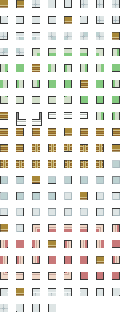
#> input picture floor-walls.png, 128 x 320 px
$ python script.py .
#> lines starting #> are read from the running program, lines starting #| are printed output that depends on the picture
#!/usr/bin/env python3

import os
import math
from PIL import Image
import argparse

def calculate_grid_size(width, height, grid_size=16):
    """Calculate how many grid cells a sprite needs."""
    grid_width = math.ceil(width / grid_size)
    grid_height = math.ceil(height / grid_size)
    return grid_width, grid_height

def find_position_in_grid(occupied_grid, sprite_grid_width, sprite_grid_height, max_columns):
    """Find the next available position in the grid for a sprite."""
    max_rows = len(occupied_grid)

    for row in range(max_rows):
        for col in range(max_columns - sprite_grid_width + 1):
            # Check if this position and required cells are free
            can_place = True
            for r in range(sprite_grid_height):
                for c in range(sprite_grid_width):
                    if row + r >= max_rows:
                        # Need to expand grid
                        return row, col, True
                    if occupied_grid[row + r][col + c]:
                        can_place = False
                        break
                if not can_place:
                    break

            if can_place:
                return row, col, False

    # If we get here, we need a new row
    return max_rows, 0, True

def mark_occupied(occupied_grid, row, col, sprite_grid_width, sprite_grid_height):
    """Mark grid cells as occupied by a sprite."""
    # Expand grid if necessary
    while len(occupied_grid) < row + sprite_grid_height:
        occupied_grid.append([False] * len(occupied_grid[0]) if occupied_grid else [False] * 20)

    for r in range(sprite_grid_height):
        for c in range(sprite_grid_width):
            occupied_grid[row + r][col + c] = True

def create_sprite_sheet(input_folder, output_path="sprite_sheet.png", grid_size=16, max_columns=None):
    """
    Create a sprite sheet from PNG files, aligned to a grid while preserving original dimensions.

    Args:
        input_folder (str): Path to folder containing PNG sprites
        output_path (str): Output path for the sprite sheet
        grid_size (int): Grid alignment size (default: 16x16)
        max_columns (int): Maximum columns in grid units (auto-calculated if None)
    """
#> called with input_folder = '.', output_path = 'sprite_sheet.png', grid_size = 16

    # Get all PNG files from the input folder
    png_files = []
    for filename in os.listdir(input_folder):
        if filename.lower().endswith('.png'):
            png_files.append(os.path.join(input_folder, filename))

    if not png_files:
        print(f"No PNG files found in {input_folder}")
        return

    # Sort files for consistent ordering
    png_files.sort()

    print(f"Found {len(png_files)} PNG files")

    # Load all images and calculate their grid requirements
    sprites_data = []
    max_sprite_grid_width = 0

    for png_file in png_files:
        try:
            img = Image.open(png_file)
#> img is the input picture: PIL image 128x320 RGBA; mean R, G, B, A 41.4, 40.4, 35.3, 62.3
            # Convert to RGBA if not already
            if img.mode != 'RGBA':
                img = img.convert('RGBA')

            width, height = img.size
#> width = 128; height = 320
            grid_width, grid_height = calculate_grid_size(width, height, grid_size)
#> grid_width = 8; grid_height = 20

            sprites_data.append({
                'image': img,
                'filename': os.path.basename(png_file),
                'original_size': (width, height),
                'grid_size': (grid_width, grid_height)
            })

            max_sprite_grid_width = max(max_sprite_grid_width, grid_width)
#> max_sprite_grid_width = 8

            print(f"Loaded: {os.path.basename(png_file)} ({width}x{height}px, needs {grid_width}x{grid_height} grid cells)")
#| Loaded: floor-walls.png (128x320px, needs 8x20 grid cells)

        except Exception as e:
            print(f"Error loading {png_file}: {e}")

    if not sprites_data:
        print("No valid sprites loaded")
        return

    # Calculate grid layout
    if max_columns is None:
        # Auto-calculate columns based on largest sprite and reasonable sheet width
        max_columns = max(8, max_sprite_grid_width * 4)  # At least 8 columns or 4x the widest sprite
#> max_columns = 32

    print(f"Using grid: {max_columns} columns maximum, {grid_size}x{grid_size} pixel cells")
#| Using grid: 32 columns maximum, 16x16 pixel cells

    # Place sprites in the grid
    occupied_grid = [[False] * max_columns]  # Start with one row
    sprite_positions = []

    for sprite_data in sprites_data:
        grid_width, grid_height = sprite_data['grid_size']

        # Find position for this sprite
        row, col, need_expand = find_position_in_grid(occupied_grid, grid_width, grid_height, max_columns)

        if need_expand:
            # Expand grid vertically
            while len(occupied_grid) < row + grid_height:
                occupied_grid.append([False] * max_columns)

        # Mark cells as occupied
        mark_occupied(occupied_grid, row, col, grid_width, grid_height)

        # Calculate pixel position
        pixel_x = col * grid_size
        pixel_y = row * grid_size

        sprite_positions.append({
            'sprite': sprite_data,
            'grid_pos': (row, col),
            'pixel_pos': (pixel_x, pixel_y)
        })
#> this loop made 1 pass
#> (grid_width, grid_height, max_rows in find_position_in_grid, row, col, need_expand, pixel_x, pixel_y) on pass 1: (8, 20, 1, 0, 0, True, 0, 0)
#> after the loop, occupied_grid = 20 items; sprite_positions = 1 item

    # Calculate final sheet dimensions
    sheet_grid_height = len(occupied_grid)
#> sheet_grid_height = 20
    sheet_width = max_columns * grid_size
#> sheet_width = 512
    sheet_height = sheet_grid_height * grid_size
#> sheet_height = 320

    print(f"Final sprite sheet: {max_columns}x{sheet_grid_height} grid cells ({sheet_width}x{sheet_height} pixels)")
#| Final sprite sheet: 32x20 grid cells (512x320 pixels)

    # Create the sprite sheet
    sprite_sheet = Image.new('RGBA', (sheet_width, sheet_height), (0, 0, 0, 0))
#> sprite_sheet: PIL image 512x320 RGBA; every value is 0

    # Place sprites on the sheet
    for pos_data in sprite_positions:
        sprite = pos_data['sprite']['image']
        x, y = pos_data['pixel_pos']
        sprite_sheet.paste(sprite, (x, y), sprite)  # Use sprite as mask for alpha blending

        filename = pos_data['sprite']['filename']
        grid_row, grid_col = pos_data['grid_pos']
        print(f"Placed {filename} at grid ({grid_col}, {grid_row}) -> pixels ({x}, {y})")
#> this loop made 1 pass
#> (x, y, filename, grid_row, grid_col) on pass 1: (0, 0, 'floor-walls.png', 0, 0)
#| Placed floor-walls.png at grid (0, 0) -> pixels (0, 0)
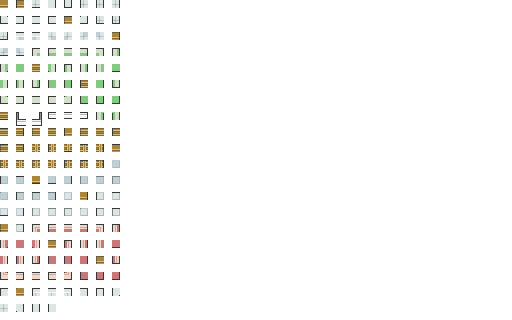
#> sprite_sheet: PIL image 512x320 RGBA; mean R, G, B, A 10.4, 10.1, 8.8, 15.6; transparent parts drawn white

    # Save the sprite sheet
    sprite_sheet.save(output_path)
    print(f"Sprite sheet saved as: {output_path}")

    # Generate metadata file
    metadata_path = output_path.replace('.png', '_metadata.txt')
    with open(metadata_path, 'w') as f:
        f.write(f"Sprite Sheet Metadata\n")
        f.write(f"=====================\n")
        f.write(f"Grid Cell Size: {grid_size}x{grid_size}\n")
        f.write(f"Grid Dimensions: {max_columns}x{sheet_grid_height} cells\n")
        f.write(f"Sheet Size: {sheet_width}x{sheet_height} pixels\n")
        f.write(f"Total Sprites: {len(sprites_data)}\n\n")
        f.write(f"Sprite Mapping:\n")
        f.write(f"---------------\n")
        f.write(f"{'Filename':<25} {'Original Size':<15} {'Grid Cells':<12} {'Grid Pos':<12} {'Pixel Pos':<12}\n")
        f.write(f"{'-'*25} {'-'*15} {'-'*12} {'-'*12} {'-'*12}\n")

        for i, pos_data in enumerate(sprite_positions):
            sprite_data = pos_data['sprite']
            filename = sprite_data['filename']
            orig_w, orig_h = sprite_data['original_size']
            grid_w, grid_h = sprite_data['grid_size']
            grid_row, grid_col = pos_data['grid_pos']
            pixel_x, pixel_y = pos_data['pixel_pos']

            f.write(f"{filename:<25} {orig_w}x{orig_h:<11} {grid_w}x{grid_h:<8} ({grid_col},{grid_row})<8 ({pixel_x},{pixel_y})\n")
#> this loop made 1 pass
#> (filename, orig_w, orig_h, grid_w, grid_h, grid_row, grid_col, pixel_x) on pass 1: ('floor-walls.png', 128, 320, 8, 20, 0, 0, 0)

    print(f"Metadata saved as: {metadata_path}")

def main():
    parser = argparse.ArgumentParser(description='Create a sprite sheet aligned to a grid while preserving original dimensions')
    parser.add_argument('input_folder', help='Folder containing PNG sprite files')
    parser.add_argument('-o', '--output', default='sprite_sheet.png',
                       help='Output sprite sheet filename (default: sprite_sheet.png)')
    parser.add_argument('-g', '--grid-size', type=int, default=16,
                       help='Grid cell size in pixels (default: 16)')
    parser.add_argument('-c', '--max-columns', type=int, default=None,
                       help='Maximum columns in grid units (auto-calculated if not specified)')

    args = parser.parse_args()

    if not os.path.isdir(args.input_folder):
        print(f"Error: {args.input_folder} is not a valid directory")
        return

    create_sprite_sheet(args.input_folder, args.output, args.grid_size, args.max_columns)

if __name__ == "__main__":
    main()
